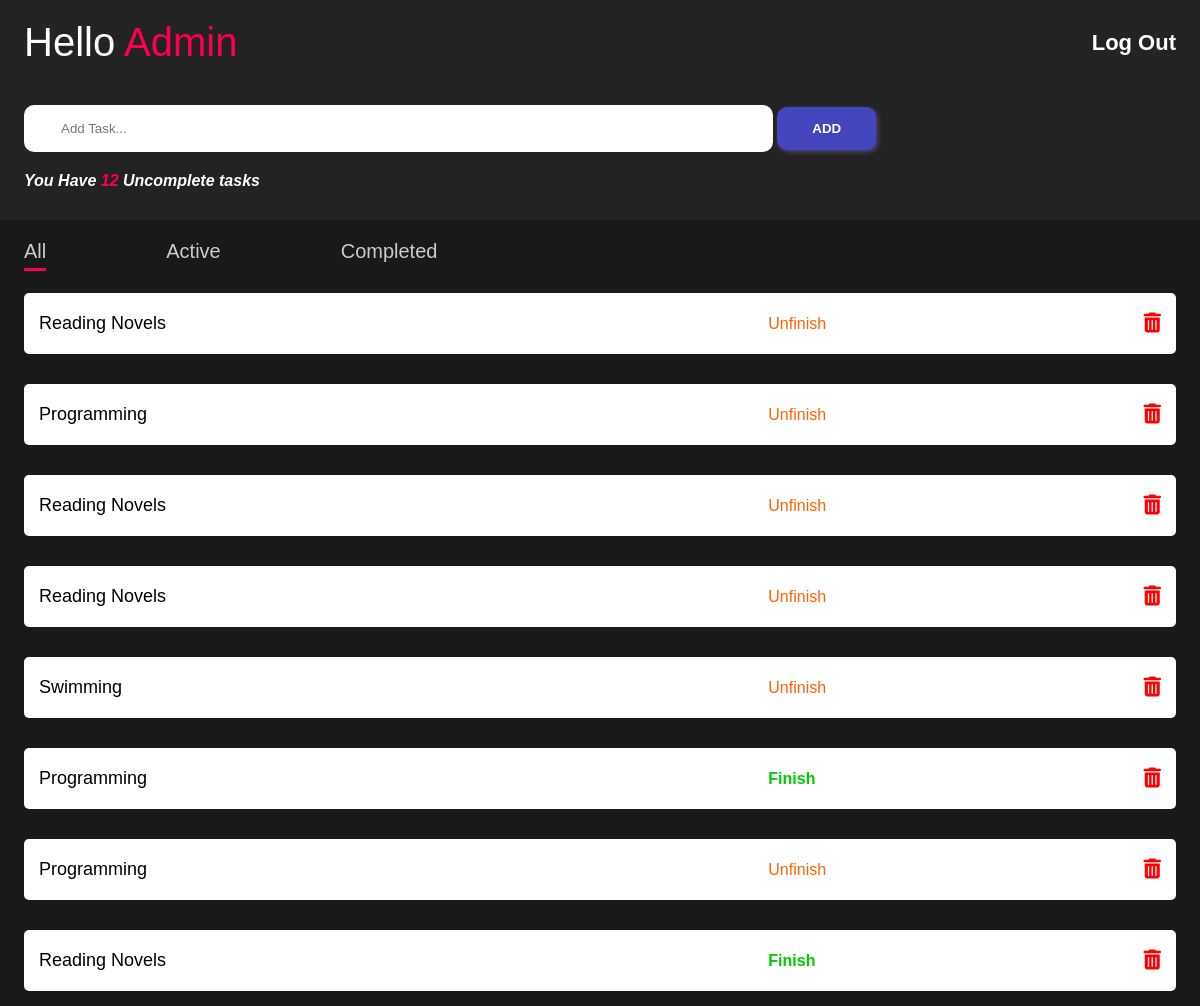
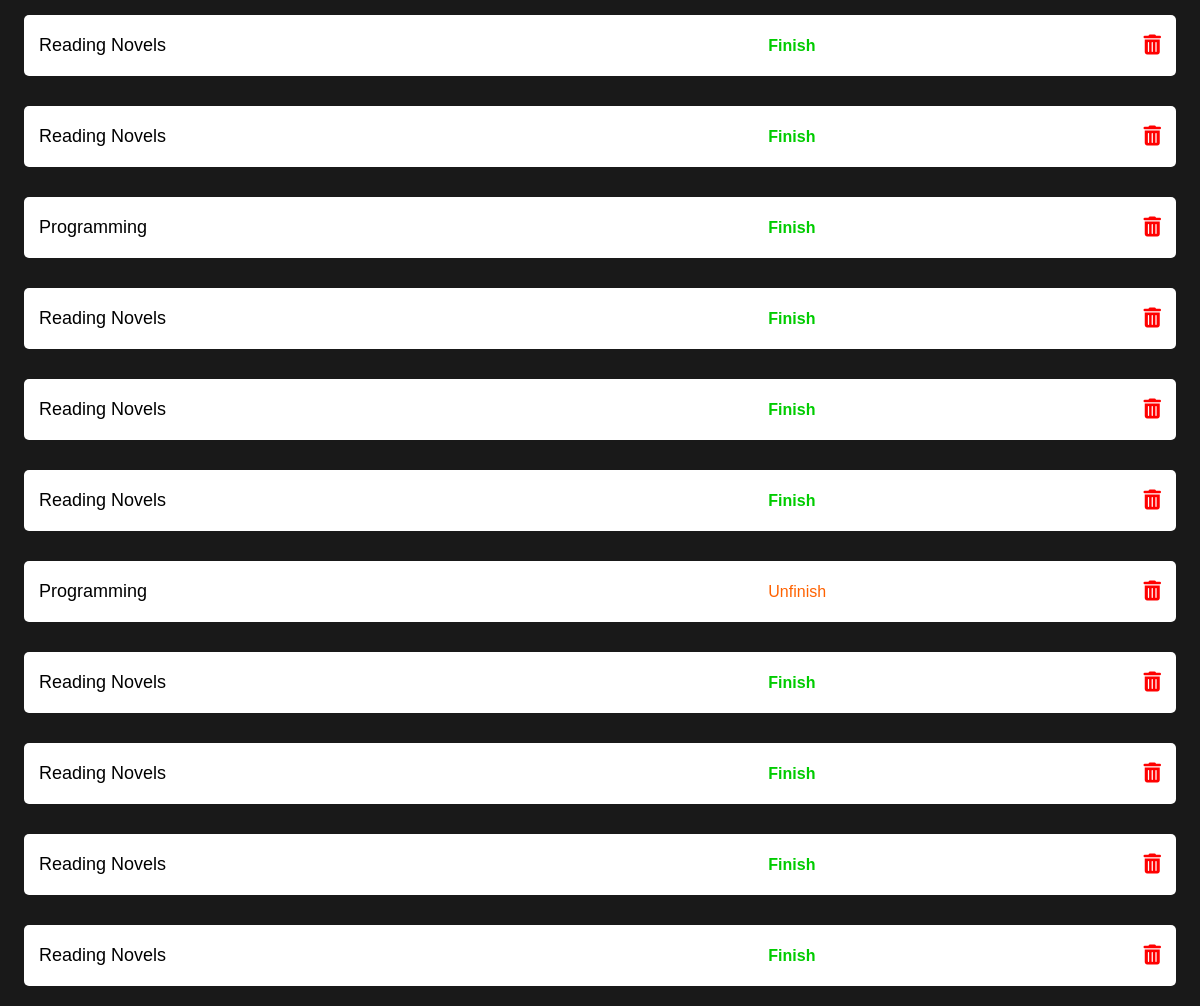
The app's page / (signed in) with its own data (2 pictures, top to bottom).
### todo/models.py (models this page shows, shortened)
class List(models.Model):
    user = models.ForeignKey(User, related_name="lists", on_delete=models.DO_NOTHING)
    body = models.CharField(max_length=140)
    created_at = models.DateTimeField(auto_now_add=True)
    completed = models.BooleanField(default=False)

### todo/views.py (the view)
# urls.py: path("", views.dashboard, name="dashboard"),
@login_required(login_url='login')
def dashboard(request):
    if request.method == "POST":
        if request.user is not None:
            list_name = request.POST['list_name']
            list = List(body=list_name)
            list.user = request.user
            list.save()
            messages.info(request, "Your Task Was Added Successfully")
            return redirect('/')
        else:
            return redirect('/')
    else:
        uncompleted_task_count = List.objects.filter(user=request.user, completed=False).count()
        return render(request, "dashboard.html", {"uncompleted_task_count": uncompleted_task_count})

### templates/dashboard.html (shortened to what this page needs)
{% extends 'base.html' %}
{% block content %}
<section>
  <div class="tab-titles">
    <p class="tab-links active-link" data-tab="all" onclick="opentab('all')">All</p>
    <p class="tab-links" data-tab="active" onclick="opentab('active')">Active</p>
    <p class="tab-links" data-tab="completed" onclick="opentab('completed')">Completed</p>
  </div>
  {% if request.user.lists.all %}
    <div class="tab-contents active-tab" id="all">
      {% for list in request.user.lists.all %}
        {% if list.completed %}
          <div class="row">
            <div class="row-1">
              <p>{{list.body}}</p>
            </div>
            <div class="row-2">
              <a style="color: #ff6200" href="{% url 'unfinish' list.id %}">Unfinish</a>
              <a href="{% url 'delete' list.id %}"><i class="fa-solid fa-trash-can"></i></a>
            </div>
          </div>
        {% else %}
          <div class="row">
            <div class="row-1">
              <p>{{list.body}}</p>
            </div>
            <div class="row-2">
              <a style="color:#00cc00;font-weight: bold;" href="{% url 'finish' list.id %}">Finish</a>
              <a href="{% url 'delete' list.id %}"><i class="fa-solid fa-trash-can"></i></a>
            </div>
          </div>
        {% endif %}
      {% endfor %}
    </div>
  {% else %}
    <div class="empty" style="margin-top: 30px;color: #c14757;">
      <h1>Your To Do List Is Empty</h1>
    </div>
  {% endif %}
</section>
{% endblock content %}

### templates/base.html (shortened to what this page needs)
{% load static %}
<!DOCTYPE html>
<html lang="en">
<head>
  <link rel="stylesheet" href="{% static 'css/style.css' %}">
</head>
<body>
<div class="container">
  <header class="menu">
    {% if request.user.is_authenticated %}
      <h1 class="logo">Hello <span>{{request.user.username|capfirst}}</span></h1>
      <a href="{% url 'logout' %}">Log Out</a>
    {% else %}
      <h1 class="logo">To Do List</h1>
      <a href="{% url 'login' %}">Log In</a>
    {% endif %}
  </header>
  {% if request.user.is_authenticated %}
    <div class="form">
      <form action="" method="post" id="my-form">
        <input type="text" name="list_name" placeholder="Add Task..." required>
        <input style="cursor: pointer;" type="submit" value="ADD">
      </form>
      <p><strong>You Have <span>{{uncompleted_task_count}}</span> Uncomplete tasks</strong></p>
    </div>
  {% endif %}
</div>
{% block content %}
{% endblock content %}
</body>
</html>

### static/css/style.css (style rules this page uses)
* { padding:0; margin:0; box-sizing: border-box; font-family: "Poppins",sans-serif; scroll-behavior: smooth; text-decoration: none; list-style: none; }
body { background-color:#191919; }
.menu { width:100%; height:auto; padding:25px 15%; display: flex; align-items: center; justify-content: space-between; transition-duration: all .5s; }
.container { background-color: #232323; }
.logo { color:#fff; font-size: 40px; font-weight:500; }
.menu a { color:white; font-weight: bold; font-size: 22px; transition: .5s; }
span { color:#fd004d; }
.form { padding:25px 15%; display: grid; grid-template-columns: repeat(1,1fr); position: relative; padding-top:2px; align-items: center; width: 100%; }
.form p { margin: 20px 0 10px; color:white; font-style: italic; }
form input[type='text'] { width:65%; padding:14px 35px; border:2px solid white; outline:white; border-radius: 10px; transition: .5s; }
form input[type='submit'] { padding:14px 35px; border: none; outline:none; color:white; font-weight: bold; box-shadow: 2px 2px 5px rgba(99, 86, 160, 0.697); background: rgb(69, 69, 190); border-radius: 10px; }
section { padding:25px 15%; width:100%; }
.tab-titles { display: flex; align-items: center; }
.tab-links { color:#ccc; margin-right:120px; font-size: 20px; cursor: pointer; position: relative; }
.tab-links::after { content:' '; width:0; height:3px; background: #ff004f; position: absolute; left:0; bottom:-8px; transition: 0.5s; }
.tab-links.active-link::after { width:100%; }
.tab-contents { display: none; }
.tab-contents.active-tab { display: block; }
.tab-contents { display: none; transition: opacity 0.5s ease; opacity: 0; }
.tab-contents.active-tab { display: block; opacity: 1; }
.row { display: flex; justify-content: space-between; align-items: center; margin-top: 30px; background: white; flex-wrap: wrap; padding:20px 15px; border-radius: 5px; transition: .5s; }
.row-1 { flex-basis: 60%; }
.row-2 { flex-basis: 35%; display: flex; justify-content: space-between; align-items: center; }
.row-2 a i { color:red; font-size: 20px; }
.row-1 p { color:black; font-size: 18px; }
@media (max-width:1270px) { .menu { padding:20px 2%; } }
@media (max-width:1270px) { .form { padding:20px 2%; } }
@media (max-width:1270px) { section { padding:20px 2%; } }

### records on screen
List: body "Reading Novels"
List: body "Programming"
List: body "Reading Novels"
List: body "Reading Novels"
List: body "Swimming"
List: body "Programming"
List: body "Programming"
List: body "Reading Novels"
List: body "Reading Novels"
List: body "Reading Novels"
List: body "Programming"
List: body "Reading Novels"
List: body "Reading Novels"
List: body "Reading Novels"
List: body "Programming"
List: body "Reading Novels"
List: body "Reading Novels"
List: body "Reading Novels"
List: body "Reading Novels"

### other values on screen
{{ request.user.username|capfirst }} "Admin"
{{ uncompleted_task_count }} "12"
